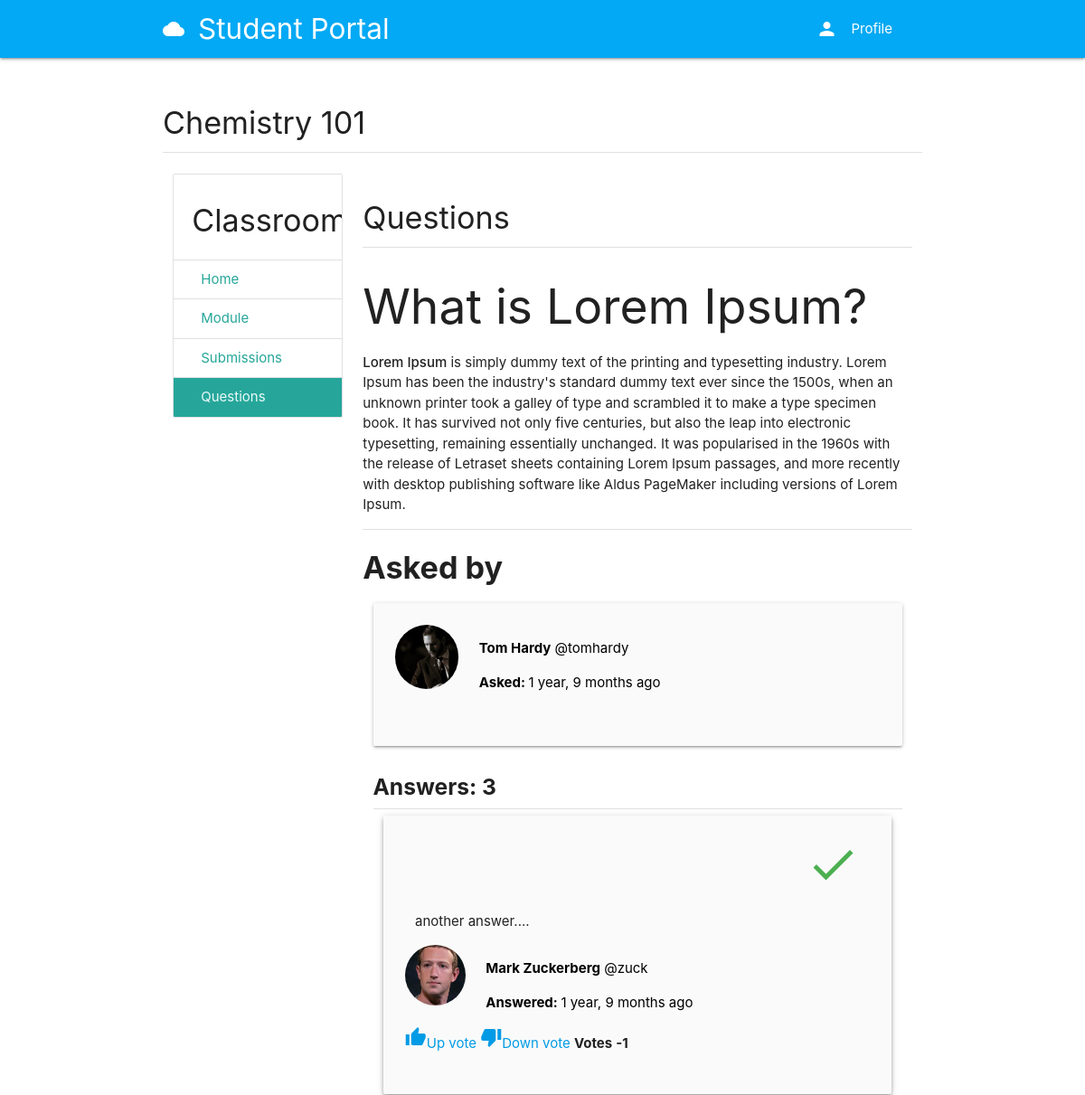
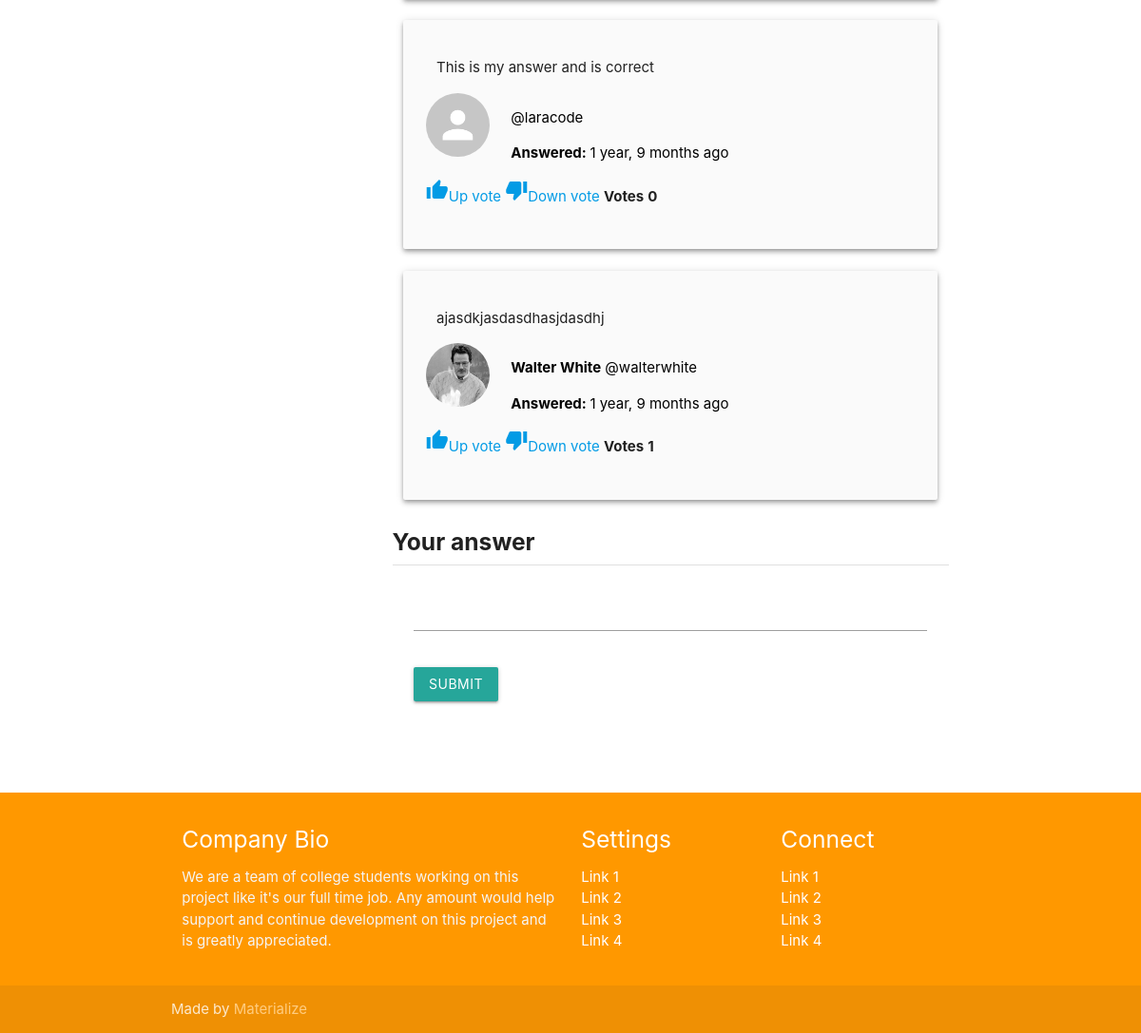
Page /course/fc336498-2d0a-4e61-ae8b-1f57174ee38d/questions/1 on the committed database (2 pictures, top to bottom).
### classroom/models.py (models this page shows, shortened)
class Course(models.Model):
	id = models.UUIDField(primary_key=True, default=uuid.uuid4, editable=False)
	picture = models.ImageField(upload_to=user_directory_path)
	title = models.CharField(max_length=200)
	description = models.CharField(max_length=300)
	category = models.ForeignKey(Category, on_delete=models.CASCADE)
	syllabus = RichTextField()
	user = models.ForeignKey(User, on_delete=models.CASCADE, related_name='course_owner')
	enrolled = models.ManyToManyField(User)
	modules = models.ManyToManyField(Module)
	questions = models.ManyToManyField(Question)

### question/models.py (models this page shows, shortened)
class Question(models.Model):
	user = models.ForeignKey(User, on_delete=models.CASCADE, related_name='question_user')
	title = models.CharField(max_length=300)
	body = RichTextField()
	created_date = models.DateTimeField(auto_now_add=True)
	update_date = models.DateTimeField(auto_now_add=True)
	has_accepted_answer = models.BooleanField(default=False)

class Answer(models.Model):
	user = models.ForeignKey(User, on_delete=models.CASCADE, related_name='answer_user')
	question = models.ForeignKey(Question, on_delete=models.CASCADE)
	body = RichTextField()
	created_date = models.DateTimeField(auto_now_add=True)
	update_date = models.DateTimeField(auto_now_add=True)
	votes = models.IntegerField(default=0)
	is_accepted_answer = models.BooleanField(default=False)

### authy/models.py (models this page shows, shortened)
class Profile(models.Model):
	user = models.OneToOneField(User, on_delete=models.CASCADE, related_name='profile')
	location = models.CharField(max_length=50, null=True, blank=True)
	url = models.CharField(max_length=80, null=True, blank=True)
	profile_info = models.TextField(max_length=150, null=True, blank=True)
	created = models.DateField(auto_now_add=True)
	picture = models.ImageField(upload_to=user_directory_path_profile, blank=True, null=True, verbose_name='Picture')
	banner = models.ImageField(upload_to=user_directory_path_banner, blank=True, null=True, verbose_name='Banner')

### question/views.py (the view)
# urls.py: path('<course_id>/questions/<question_id>', QuestionDetail, name='question-detail'),
def QuestionDetail(request, course_id, question_id):
	user = request.user
	moderator = False
	course = get_object_or_404(Course, id=course_id)
	question = get_object_or_404(Question, id=question_id)
	correct_answer = Answer.objects.filter(question=question, is_accepted_answer=True)
	rest_answers = Answer.objects.filter(question=question)
	answers = correct_answer | rest_answers
	if user == course.user or user == question.user:
		moderator = True
	if request.method == 'POST':
		form = AnswerForm(request.POST)
		if form.is_valid():
			body = form.cleaned_data.get('body')
			Answer.objects.create(user=user, question=question, body=body)
			return redirect('question-detail', course_id=course_id, question_id=question_id)
	else:
		form = AnswerForm()
	context = {
		'question': question,
		'answers': answers,
		'course': course,
		'form': form,
		'moderator': moderator,
	}
	return render(request, 'question/question.html', context)

### question/forms.py
class AnswerForm(forms.ModelForm):
	body = forms.CharField(widget=CKEditorWidget())
	class Meta:
		model = Answer
		fields = ('body',)

### authy/views.py (called while the page is built)
def SideNavInfo(request):
	user = request.user
	nav_profile = None
	if user.is_authenticated:
		nav_profile = Profile.objects.get(user=user)
	return {'nav_profile': nav_profile}

### direct/views.py (called while the page is built)
def CheckDirects(request):
    directs_count = 0
    if request.user.is_authenticated:
        directs_count = Message.objects.filter(user=request.user, is_read=False).count()
    return {'directs_count': directs_count}

### student_portal/templates/question/question.html (shortened to what this page needs)
{% extends 'base.html' %}
{% load static %}
{% load humanize %}
{% block content %}
<div class="section">
	<h4>{{ course.title }}</h4>
	<div class="divider"></div>
</div>
<div class="row">
<div class="col s3">
      <ul class="collection with-header">
        <li class="collection-header"><h4>Classroom</h4></li>
        <a href="{% url 'course' course.id %" class="collection-item">Home</a>
        <a href="{% url 'modules' course.id %}" class="collection-item">Module</a>
        <a href="{% url 'submissions' course.id %}" class="collection-item">Submissions</a>
        <a href="{% url 'questions' course.id %}" class="collection-item active">Questions</a>
      </ul>
</div>
<div class="col s9">
  <div class="section">
    <h4>Questions</h4>
    <div class="divider"></div>
    <div>
      {{ question.body | safe }}
    </div>
    <div>
      <div class="divider"></div>
      <h4><b>Asked by</b></h4>
    </div>
    <div class="col s12">
      <div class="card-panel grey lighten-5 z-depth-1">
      <div class="row">
      <div class="col s2">
      {% if question.user.profile.picture %}
        <img src="{{ question.user.profile.picture.url }}" class="circle responsive-img">
      {% else %}
        <img src="{% static 'img/no_avatar.jpg' %}" class="circle responsive-img">
      {% endif %}
      </div>
      <div class="col s10">
        <p class="black-text"><b>{{ question.user.get_full_name }}</b> @{{ question.user.username }}</p>
        <p class="black-text"><b>Asked: </b>{{question.created_date | naturaltime }}</p>
      </div>
      </div>
      </div>
    </div>
    <div class="col s12">
      <h5><b>Answers: {{ answers.count }}</b></h5>
      <div class="divider"></div>
    </div>
    <div class="col s12">
      {% for answer in answers %}
      <div class="col s12">
      <div class="card-panel grey lighten-5 z-depth-2">
      {% if answer.is_accepted_answer == True %}
      <div class="col s12 right-align">
        <i class="material-icons medium green-text">done</i>
      </div>
      {% endif %}
      <div class="col s12">
        {{ answer.body | safe }}
      </div>
      <div class="row">
      <div class="col s2">
      {% if answer.user.profile.picture %}
        <img src="{{ answer.user.profile.picture.url }}" class="circle responsive-img">
      {% else %}
        <img src="{% static 'img/no_avatar.jpg' %}" class="circle responsive-img">
      {% endif %}
      </div>
      <div class="col s10">
        <p class="black-text"><b>{{ answer.user.get_full_name }}</b> @{{ answer.user.username }}</p>
        <p class="black-text"><b>Answered: </b>{{answer.created_date | naturaltime }}</p>
      </div>
      <div class="col s12">
        <a href="" class="vote" vote-type="U" answer-id="{{ answer.id }}"><i class="material-icons">thumb_up</i>Up vote</a>
        <a href="" class="vote" vote-type="D" answer-id="{{ answer.id }}"><i class="material-icons">thumb_down</i>Down vote</a>
        <span class="card-title"><b>Votes</b></span>
        <span id="answerVotes{{ answer.id }}" class="card-title"><b>{{ answer.votes }}</b></span>
      </div>
      </div>
      </div>
    </div>
    {% endfor %}
    </div>
    <div class="col s12">
      <h5><b>Your answer</b></h5>
      <div class="divider"></div>
      <div class="card">
        <form method="post" action="" role="form" class="col s12">
          <div class="input-field col s12">
            {{ form.body }}
          </div>
          <div class="input-field col s12">
            <button type="submit" value="login" class="btn waves-effect waves-light">
              Submit
            </button>
          </div>
        </form>
      </div>
    </div>
    <div class="col s12 m12 center-align">
    </div>
  </div>
</div>
</div>
{% endblock %}

### student_portal/templates/base.html (shortened to what this page needs)
{% load static %}
<!DOCTYPE html>
<html lang="en">
<head>
  <link href="{% static 'css/materialize.css' %}" type="text/css" rel="stylesheet" media="screen,projection"/>
  <link href="{% static 'css/style.css' %}" type="text/css" rel="stylesheet" media="screen,projection"/>
</head>
<body>
  <nav class="light-blue" role="navigation">
    <div class="nav-wrapper container">
      <a href="{% url 'index' %}" class="brand-logo"><i class="material-icons">cloud</i>Student Portal</a>
      <ul class="right hide-on-med-and-down">
        <li><a href="#" data-target="slide-out" class="sidenav-trigger show-on-large"><i class="material-icons left">person</i>Profile</a></li>
      </ul>
    </div>
  </nav>
<div class="container">
  <div class="section">
    {% block content %}
    {% endblock %}
  </div>
  </div>
  <br>
  <br>
  <footer class="page-footer orange">
    <div class="container">
      <div class="row">
        <div class="col l6 s12">
          <h5 class="white-text">Company Bio</h5>
          <p class="grey-text text-lighten-4">We are a team of college students working on this project like it's our full time job. Any amount would help support and continue development on this project and is greatly appreciated.</p>
        </div>
        <div class="col l3 s12">
          <h5 class="white-text">Settings</h5>
          <ul>
            <li><a class="white-text" href="#!">Link 1</a></li>
            <li><a class="white-text" href="#!">Link 2</a></li>
            <li><a class="white-text" href="#!">Link 3</a></li>
            <li><a class="white-text" href="#!">Link 4</a></li>
          </ul>
        </div>
        <div class="col l3 s12">
          <h5 class="white-text">Connect</h5>
          <ul>
            <li><a class="white-text" href="#!">Link 1</a></li>
            <li><a class="white-text" href="#!">Link 2</a></li>
            <li><a class="white-text" href="#!">Link 3</a></li>
            <li><a class="white-text" href="#!">Link 4</a></li>
          </ul>
        </div>
      </div>
    </div>
    <div class="footer-copyright">
      <div class="container">
      Made by <a class="orange-text text-lighten-3" href="http://materializecss.com">Materialize</a>
      </div>
    </div>
  </footer>
  </body>
  </html>

### rows in the picture
Course: title "Chemistry 101"
Question: body "What is Lorem Ipsum? Lorem Ipsum is simply dummy text of the printing and typesetting industry. Lorem Ipsum has been the industry's standard dummy text ever since the 1500s, when an unknown printer took a galley of type and scrambled it to make a type specimen book. It has survived not only five centuries, but also the leap into electronic typesetting, remaining essentially unchanged. It was popularised in the 1960s with the release of Letraset sheets containing Lorem Ipsum passages, and more recently with desktop publishing software like Aldus PageMaker including versions of Lorem Ipsum.", user.profile.picture (placeholder picture), user.get_full_name "Tom Hardy", user.username "tomhardy", created_date "1 year, 9 months ago"
Answer: is_accepted_answer True (drawn), body "another answer....", user.profile.picture (placeholder picture), user.get_full_name "Mark Zuckerberg", user.username "zuck", created_date "1 year, 9 months ago", votes "-1"
Answer: body "This is my answer and is correct", user.username "laracode", created_date "1 year, 9 months ago", votes "0"
Answer: body "ajasdkjasdasdhasjdasdhj", user.profile.picture (placeholder picture), user.get_full_name "Walter White", user.username "walterwhite", created_date "1 year, 9 months ago", votes "1"

### other values in the picture
{{ answers.count }} "3"
